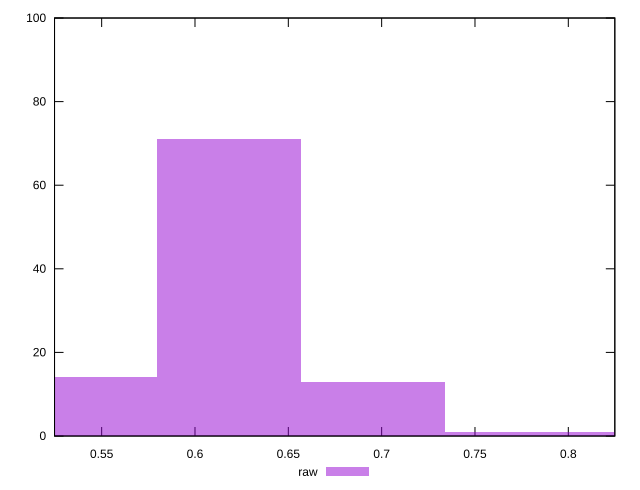

This chart was generated by the following gnuplot code:
reset

$raw <<EOF
0.5407699290016991 14
0.6952756230021845 13
0.6180227760019418 71
0.7725284700024272 1
0.8497813170026699 1
EOF

set key outside below
set boxwidth 0.07725284700024272
set xrange [0.5247488397796557:0.8249161698493467]
set yrange [0:100]
set trange [0:100]
set style fill transparent solid 0.5 noborder
set terminal svg size 640, 490 enhanced background rgb 'white'
set output "report/report_00029_2021-02-24T13-36-40.390Z/meta/pScore/samples/music/raw/histogram.svg"

plot $raw title "raw" with boxes

reset
